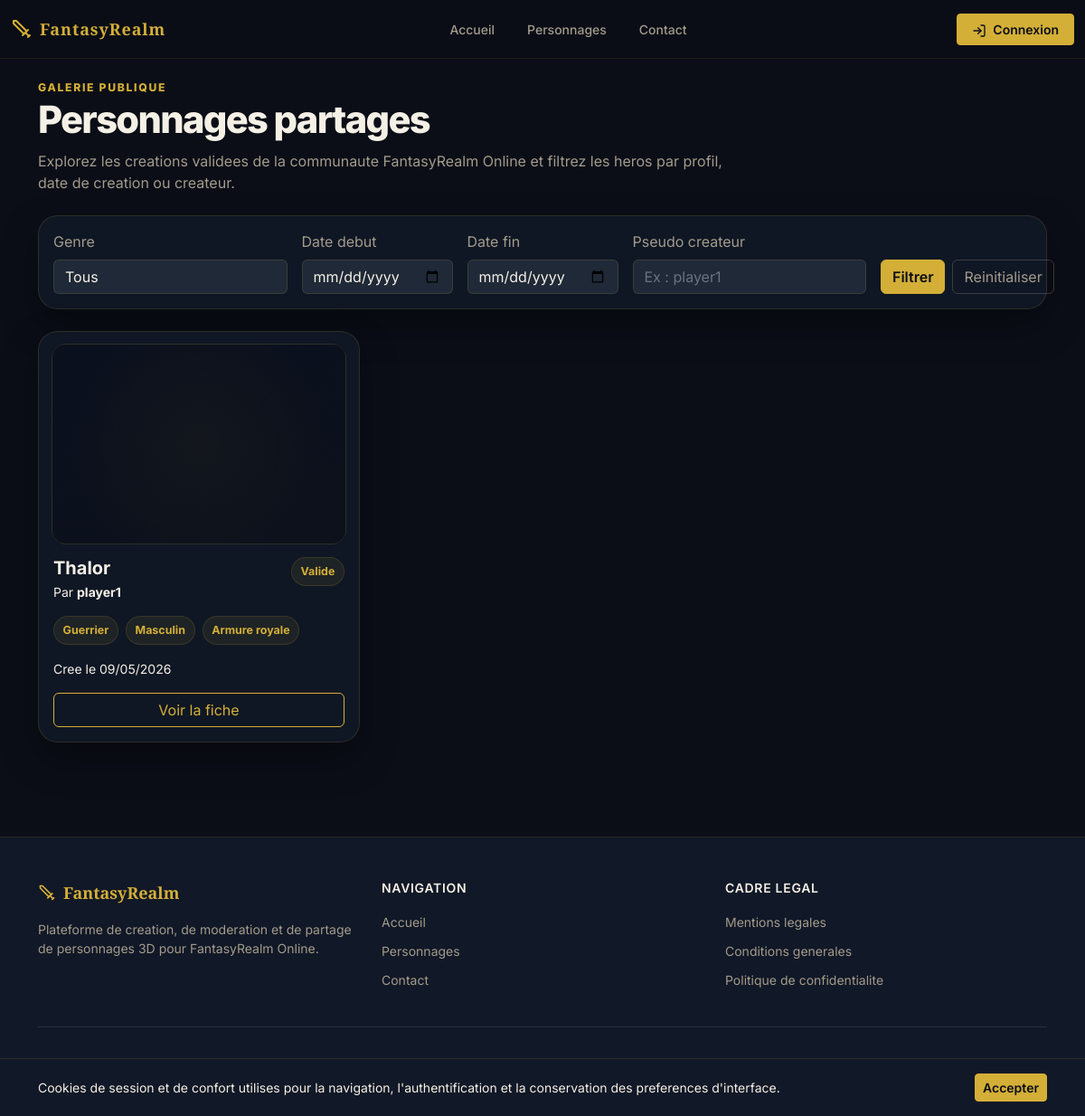
Screenshot of /index.php?action=characters with the database file from the repository.
### tables this page shows
CREATE TABLE characters (
    id INT AUTO_INCREMENT PRIMARY KEY,
    user_id INT NOT NULL,
    name VARCHAR(100) NOT NULL UNIQUE,
    gender ENUM('male','female') NOT NULL,
    body_style VARCHAR(50),
    ear_shape VARCHAR(50),
    eye_shape VARCHAR(50),
    nose_shape VARCHAR(50),
    mouth_shape VARCHAR(50),
    skin_color VARCHAR(50),
    hair_style VARCHAR(50),
    hair_color VARCHAR(50),
    eye_color VARCHAR(50),
    character_type VARCHAR(50),
    outfit_variant VARCHAR(50) DEFAULT NULL,
    status ENUM('pending','approved','rejected') DEFAULT 'pending',
    shared TINYINT(1) DEFAULT 0,
    rejection_reason TEXT,
    created_at DATETIME DEFAULT CURRENT_TIMESTAMP,
    updated_at DATETIME DEFAULT CURRENT_TIMESTAMP ON UPDATE CURRENT_TIMESTAMP,
    FOREIGN KEY (user_id) REFERENCES users(id) ON DELETE CASCADE
);

CREATE TABLE users (
    id INT AUTO_INCREMENT PRIMARY KEY,
    email VARCHAR(255) NOT NULL UNIQUE,
    pseudo VARCHAR(100) NOT NULL UNIQUE,
    password_hash VARCHAR(255) NOT NULL,
    password_reset_token VARCHAR(128) DEFAULT NULL,
    password_reset_expires_at DATETIME DEFAULT NULL,
    role ENUM('user','employee','admin') DEFAULT 'user',
    status ENUM('active','suspended','deleted') DEFAULT 'active',
    created_at DATETIME DEFAULT CURRENT_TIMESTAMP,
    updated_at DATETIME DEFAULT CURRENT_TIMESTAMP ON UPDATE CURRENT_TIMESTAMP
);

### views/character/index.php (the view, shortened to what the rows shown need)
<?php
require_once __DIR__ . '/../../config/avatar_options.php';
require __DIR__ . '/../layouts/header.php';
?>
<div class="pv-page-shell">
    <div class="d-flex flex-column flex-lg-row justify-content-between gap-3 align-items-lg-end mb-4">
        <div>
            <h1 class="pv-page-title">Personnages partages</h1>
        </div>
    </div>
    <?php if (empty($characters)): ?>
        <div class="pv-panel pv-empty-state">
            <div class="display-6 mb-3">🧙</div>
            <h2 class="h4">Aucun personnage partage</h2>
            <p class="mb-0">Essayez de modifier les filtres ou revenez plus tard.</p>
        </div>
    <?php else: ?>
        <div class="row g-4">
            <?php foreach ($characters as $char): ?>
                <?php
                    $id = (int) ($char['id'] ?? 0);
                    $name = $char['name'] ?? 'Personnage';
                    $pseudo = $char['creator_pseudo'] ?? 'Createur';
                    $selectedGender = pixelverseNormalizeGender($char['gender'] ?? 'male');
                    $selectedBodyStyle = pixelverseNormalizeBodyStyle($selectedGender, $char['body_style'] ?? '');
                    $selectedEarShape = pixelverseNormalizeAppearanceChoice('ear_shape', $selectedGender, $char['ear_shape'] ?? '');
                    $selectedEyeShape = pixelverseNormalizeAppearanceChoice('eye_shape', $selectedGender, $char['eye_shape'] ?? '');
                    $selectedNoseShape = pixelverseNormalizeAppearanceChoice('nose_shape', $selectedGender, $char['nose_shape'] ?? '');
                    $selectedMouthShape = pixelverseNormalizeAppearanceChoice('mouth_shape', $selectedGender, $char['mouth_shape'] ?? '');
                    $selectedHairStyle = pixelverseNormalizeAppearanceChoice('hair_style', $selectedGender, $char['hair_style'] ?? '');
                    $selectedClass = pixelverseNormalizeCharacterType($char['character_type'] ?? 'Guerrier');
                    $selectedVariant = pixelverseNormalizeOutfitVariant($selectedClass, $char['outfit_variant'] ?? '');
                    $createdAt = $char['created_at'] ?? '';
                ?>
                <div class="col-sm-6 col-xl-4">
                    <article class="pv-panel pv-character-card">
                        <div class="pv-character-visual">
                            <div
                                id="gallery-three-viewer-<?= $id ?>"
                                data-synty-viewer
                                data-character-type="<?= htmlspecialchars($selectedClass) ?>"
                                data-skin-color="<?= htmlspecialchars($char['skin_color'] ?? 'Claire') ?>"
                                data-gender="<?= htmlspecialchars($selectedGender) ?>"
                                data-body-style="<?= htmlspecialchars($selectedBodyStyle) ?>"
                                data-ear-shape="<?= htmlspecialchars($selectedEarShape) ?>"
                                    data-eye-shape="<?= htmlspecialchars($selectedEyeShape) ?>"
                                data-nose-shape="<?= htmlspecialchars($selectedNoseShape) ?>"
                                data-mouth-shape="<?= htmlspecialchars($selectedMouthShape) ?>"
                                data-hair-style="<?= htmlspecialchars($selectedHairStyle) ?>"
                                data-hair-color="<?= htmlspecialchars($char['hair_color'] ?? 'Brun') ?>"
                                data-eye-color="<?= htmlspecialchars($char['eye_color'] ?? 'Bleu') ?>"
                                data-outfit-variant="<?= htmlspecialchars($selectedVariant) ?>"
                                data-preview-mode="class"
                                data-scale="0.9"
                                style="width:100%;height:220px;border-radius:0.75rem;background:rgba(0,0,0,0.3);"></div>
                        </div>
                        <div class="px-3 pb-3">
                            <div class="d-flex justify-content-between align-items-start gap-2 mb-2">
                                <div>
                                    <h2 class="h5 fw-bold mb-1"><?= htmlspecialchars($name) ?></h2>
                                    <div class="small text-muted">Par <strong><?= htmlspecialchars($pseudo) ?></strong></div>
                                </div>
                                <span class="pv-tag">Valide</span>
                            </div>
                            <div class="d-flex flex-wrap gap-2 my-3">
                                <span class="pv-tag"><?= htmlspecialchars($selectedClass ?: 'Classe a definir') ?></span>
                                <span class="pv-tag"><?= htmlspecialchars(pixelverseDisplayGender($selectedGender)) ?></span>
                                <span class="pv-tag"><?= htmlspecialchars(pixelverseOutfitVariantLabel($selectedVariant)) ?></span>
                            </div>
                            <?php if ($createdAt): ?>
                                <div class="small text-muted mb-3">Cree le <?= htmlspecialchars(date('d/m/Y', strtotime($createdAt))) ?></div>
                            <?php endif; ?>
                            <a href="/index.php?action=character-detail&id=<?= $id ?>" class="btn btn-outline-primary w-100">
                                Voir la fiche
                            </a>
                        </div>
                    </article>
                </div>
            <?php endforeach; ?>
        </div>
    <?php endif; ?>
</div>
<?php require __DIR__ . '/../layouts/footer.php'; ?>

### rows the page displays
characters: name "Thalor", user.pseudo "player1", character_type "Guerrier", gender "Masculin", pixelverseOutfitVariantLabel($selectedVariant) "Armure royale", created_at "09/05/2026"

### other values shown
$link['label'] "Accueil"
$link['label'] "Personnages"
$link['label'] "Contact"
